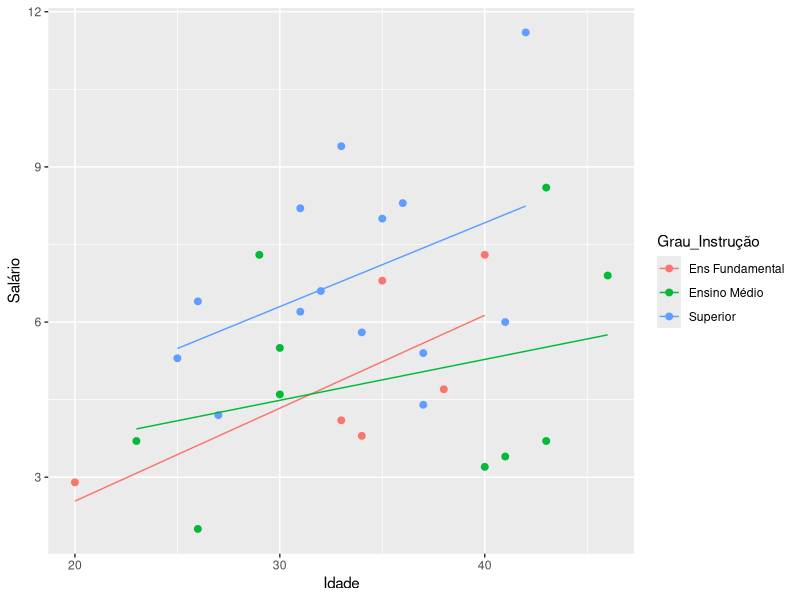
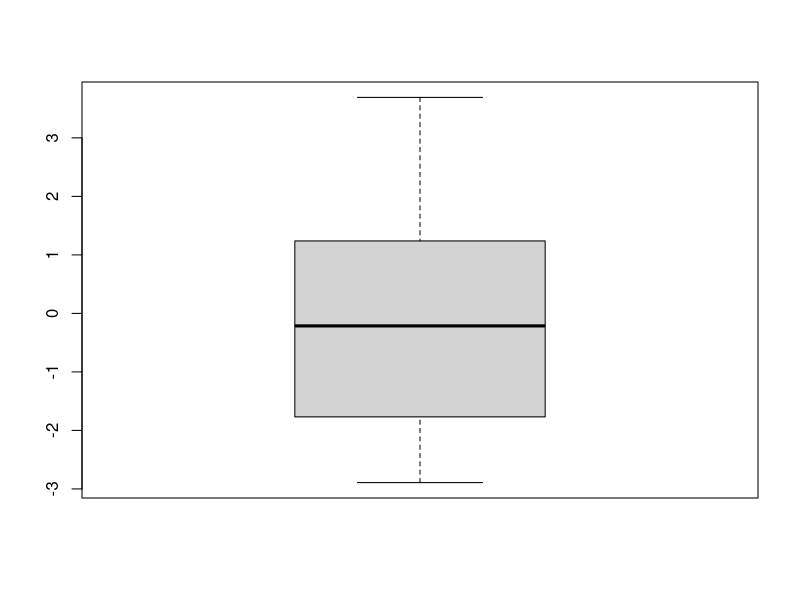
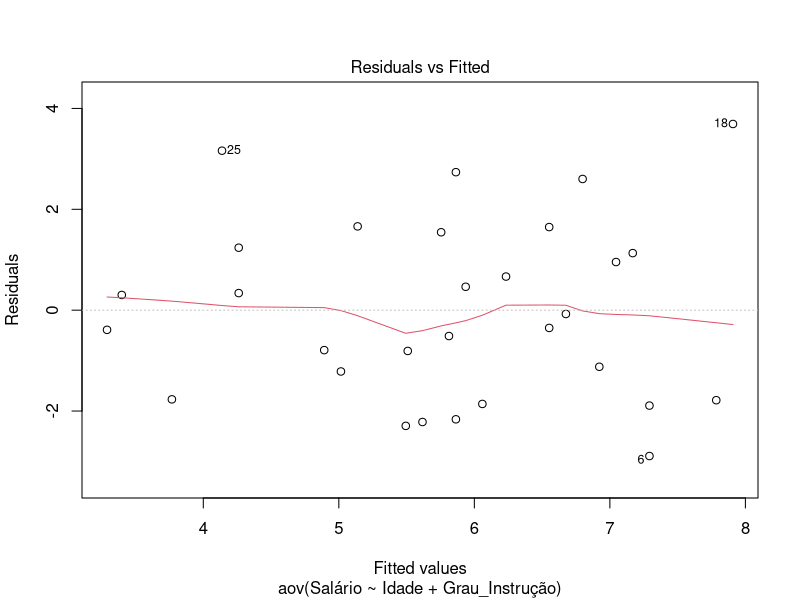

The R source for these figures, in order:
## ---- chunk 1
dados <- data.frame(
  stringsAsFactors = T,
           Sujeito = c(1L,2L,3L,4L,5L,6L,7L,8L,
                       9L,10L,11L,12L,13L,14L,15L,16L,17L,18L,19L,
                       20L,21L,22L,23L,24L,25L,26L,27L,28L,29L,30L),
            Gênero = c("M","F","M","M","F","F",
                       "M","M","M","M","F","F","F","F","F","M","M","M",
                       "F","M","M","F","F","F","M","F","F","M","M",
                       "F"),
    Grau_Instrução = c("Superior","Superior",
                       "Superior","Ens Fundamental","Ensino Médio","Superior",
                       "Ens Fundamental","Superior","Superior","Ensino Médio",
                       "Superior","Ensino Médio","Ensino Médio","Ensino Médio",
                       "Ensino Médio","Superior","Superior","Superior",
                       "Ensino Médio","Ensino Médio","Ens Fundamental",
                       "Ens Fundamental","Ensino Médio","Superior","Ensino Médio",
                       "Ens Fundamental","Superior","Ens Fundamental","Superior",
                       "Superior"),
          n_Filhos = c(1L,0L,0L,0L,0L,2L,0L,0L,
                       1L,2L,0L,3L,0L,0L,1L,1L,0L,0L,2L,2L,2L,0L,
                       0L,2L,4L,1L,1L,0L,0L,1L),
             Idade = c(31L,25L,33L,20L,23L,37L,
                       38L,37L,34L,40L,41L,46L,26L,41L,43L,27L,26L,42L,
                       43L,30L,35L,33L,30L,32L,29L,40L,36L,34L,31L,
                       35L),
           Salário = c(8.2,5.3,9.4,2.9,3.7,4.4,
                       4.7,5.4,5.8,3.2,6,6.9,2,3.4,3.7,4.2,6.4,11.6,
                       8.6,5.5,6.8,4.1,4.6,6.6,7.3,7.3,8.3,3.8,6.2,8)
)
## ---- chunk 2
summary(dados)
## ---- chunk 3
summary(aov(Idade ~ Grau_Instrução, data = dados))
## ---- chunk 4
ggplot2::ggplot(dados, ggplot2::aes(x = Idade, y = Salário, group = Grau_Instrução, color = Grau_Instrução))+
  ggplot2::geom_point(size = 2) +
  ggplot2::geom_smooth(method = "lm", se = F, size = .5)

## ---- chunk 5
summary(aov(Salário ~ Grau_Instrução*Idade, dados))
## ---- chunk 6
car::Anova(aov(Salário ~ Grau_Instrução*Idade, dados), Type = "III")
## ---- chunk 7
car::leveneTest(Salário ~ Grau_Instrução, center = mean,  dados)
## ---- chunk 8
car::Anova(aov(Salário ~ Idade + Grau_Instrução, data = dados), type = "III")
## ---- chunk 9
shapiro.test(aov(Salário ~ Idade + Grau_Instrução, data = dados)$residuals)
## ---- chunk 10
boxplot(aov(Salário ~ Idade + Grau_Instrução, data = dados)$residuals)
## ---- chunk 11
plot(aov(Salário ~ Idade + Grau_Instrução, data = dados), which = 1)
